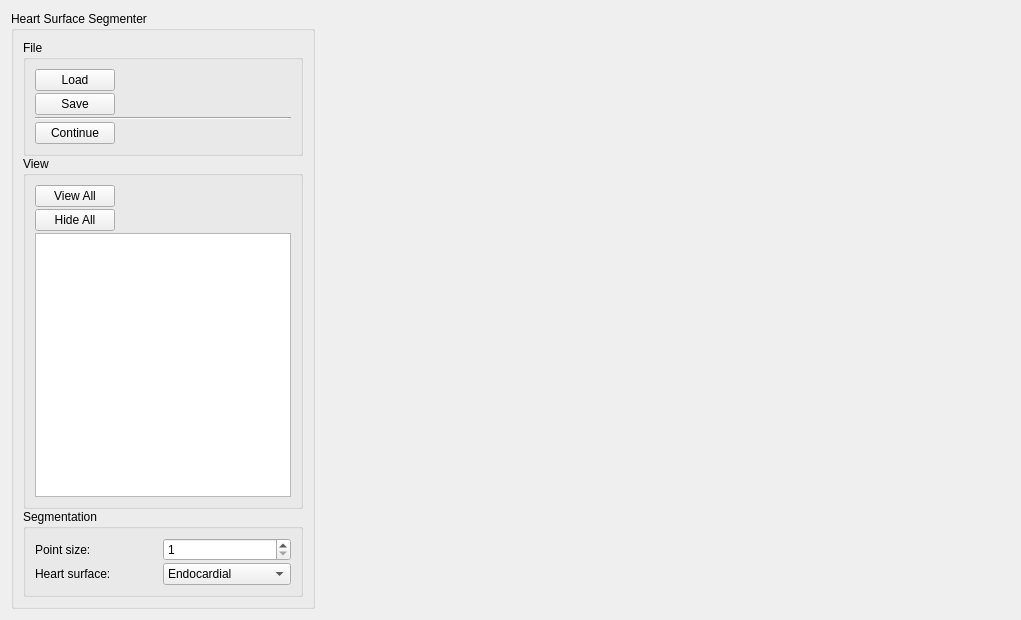
<?xml version="1.0" encoding="UTF-8"?>
<ui version="4.0">
 <class>HeartSurfaceWidget</class>
 <widget class="QWidget" name="HeartSurfaceWidget">
  <property name="geometry">
   <rect>
    <x>0</x>
    <y>0</y>
    <width>1021</width>
    <height>620</height>
   </rect>
  </property>
  <property name="windowTitle">
   <string>Heart Surface</string>
  </property>
  <layout class="QHBoxLayout" name="horizontalLayout">
   <item>
    <widget class="QGroupBox" name="groupBox_3">
     <property name="title">
      <string>Heart Surface Segmenter</string>
     </property>
     <layout class="QVBoxLayout" name="verticalLayout_10">
      <property name="spacing">
       <number>0</number>
      </property>
      <item>
       <widget class="QGroupBox" name="groupBox_4">
        <property name="title">
         <string>File</string>
        </property>
        <layout class="QVBoxLayout" name="verticalLayout_7">
         <property name="spacing">
          <number>2</number>
         </property>
         <item>
          <layout class="QHBoxLayout" name="horizontalLayout_8">
           <item>
            <widget class="QPushButton" name="pushButtonLoad">
             <property name="text">
              <string>Load</string>
             </property>
            </widget>
           </item>
           <item>
            <spacer name="horizontalSpacer_7">
             <property name="orientation">
              <enum>Qt::Horizontal</enum>
             </property>
             <property name="sizeHint" stdset="0">
              <size>
               <width>40</width>
               <height>20</height>
              </size>
             </property>
            </spacer>
           </item>
          </layout>
         </item>
         <item>
          <layout class="QHBoxLayout" name="horizontalLayout_9">
           <item>
            <widget class="QPushButton" name="pushButtonSave">
             <property name="text">
              <string>Save</string>
             </property>
            </widget>
           </item>
           <item>
            <spacer name="horizontalSpacer_8">
             <property name="orientation">
              <enum>Qt::Horizontal</enum>
             </property>
             <property name="sizeHint" stdset="0">
              <size>
               <width>40</width>
               <height>20</height>
              </size>
             </property>
            </spacer>
           </item>
          </layout>
         </item>
         <item>
          <widget class="Line" name="line">
           <property name="orientation">
            <enum>Qt::Horizontal</enum>
           </property>
          </widget>
         </item>
         <item>
          <layout class="QHBoxLayout" name="horizontalLayout_7">
           <item>
            <widget class="QPushButton" name="pushButtonContinue">
             <property name="text">
              <string>Continue</string>
             </property>
            </widget>
           </item>
           <item>
            <spacer name="horizontalSpacer_6">
             <property name="orientation">
              <enum>Qt::Horizontal</enum>
             </property>
             <property name="sizeHint" stdset="0">
              <size>
               <width>40</width>
               <height>20</height>
              </size>
             </property>
            </spacer>
           </item>
          </layout>
         </item>
        </layout>
       </widget>
      </item>
      <item>
       <widget class="QGroupBox" name="groupBox_6">
        <property name="title">
         <string>View</string>
        </property>
        <layout class="QVBoxLayout" name="verticalLayout_9">
         <property name="spacing">
          <number>2</number>
         </property>
         <item>
          <layout class="QHBoxLayout" name="horizontalLayout_2">
           <item>
            <widget class="QPushButton" name="pushButtonViewAll">
             <property name="text">
              <string>View All</string>
             </property>
            </widget>
           </item>
           <item>
            <spacer name="horizontalSpacer_2">
             <property name="orientation">
              <enum>Qt::Horizontal</enum>
             </property>
             <property name="sizeHint" stdset="0">
              <size>
               <width>40</width>
               <height>20</height>
              </size>
             </property>
            </spacer>
           </item>
          </layout>
         </item>
         <item>
          <layout class="QHBoxLayout" name="horizontalLayout_6">
           <item>
            <widget class="QPushButton" name="pushButtonHideAll">
             <property name="text">
              <string>Hide All</string>
             </property>
            </widget>
           </item>
           <item>
            <spacer name="horizontalSpacer_5">
             <property name="orientation">
              <enum>Qt::Horizontal</enum>
             </property>
             <property name="sizeHint" stdset="0">
              <size>
               <width>40</width>
               <height>20</height>
              </size>
             </property>
            </spacer>
           </item>
          </layout>
         </item>
         <item>
          <widget class="QListWidget" name="listWidget">
           <property name="sizePolicy">
            <sizepolicy hsizetype="Preferred" vsizetype="Expanding">
             <horstretch>1</horstretch>
             <verstretch>0</verstretch>
            </sizepolicy>
           </property>
           <property name="minimumSize">
            <size>
             <width>100</width>
             <height>0</height>
            </size>
           </property>
          </widget>
         </item>
        </layout>
       </widget>
      </item>
      <item>
       <widget class="QGroupBox" name="groupBox_5">
        <property name="title">
         <string>Segmentation</string>
        </property>
        <layout class="QVBoxLayout" name="verticalLayout_8">
         <property name="spacing">
          <number>2</number>
         </property>
         <item>
          <layout class="QHBoxLayout" name="horizontalLayout_10">
           <property name="spacing">
            <number>0</number>
           </property>
           <item>
            <widget class="QLabel" name="label">
             <property name="text">
              <string>Point size: </string>
             </property>
            </widget>
           </item>
           <item>
            <widget class="QSpinBox" name="spinBoxPointSize">
             <property name="minimum">
              <number>1</number>
             </property>
            </widget>
           </item>
          </layout>
         </item>
         <item>
          <layout class="QHBoxLayout" name="horizontalLayout_11">
           <property name="spacing">
            <number>0</number>
           </property>
           <item>
            <widget class="QLabel" name="label_2">
             <property name="text">
              <string>Heart surface: </string>
             </property>
            </widget>
           </item>
           <item>
            <widget class="QComboBox" name="comboBoxHeartSurface">
             <item>
              <property name="text">
               <string>Endocardial</string>
              </property>
             </item>
             <item>
              <property name="text">
               <string>Epicardial</string>
              </property>
             </item>
            </widget>
           </item>
          </layout>
         </item>
        </layout>
       </widget>
      </item>
     </layout>
    </widget>
   </item>
   <item>
    <widget class="SegmentationWidget" name="widgetZinc" native="true">
     <property name="sizePolicy">
      <sizepolicy hsizetype="Preferred" vsizetype="Preferred">
       <horstretch>3</horstretch>
       <verstretch>0</verstretch>
      </sizepolicy>
     </property>
    </widget>
   </item>
  </layout>
 </widget>
 <customwidgets>
  <customwidget>
   <class>SegmentationWidget</class>
   <extends>QWidget</extends>
   <header>mapclientplugins/heartsurfacesegmenterstep/view/segmentationwidget.h</header>
   <container>1</container>
  </customwidget>
 </customwidgets>
 <resources/>
 <connections/>
</ui>
